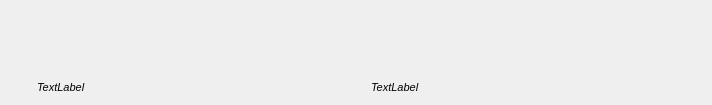
<?xml version="1.0" encoding="UTF-8"?>
<ui version="4.0">
 <class>Item</class>
 <widget class="QWidget" name="Item">
  <property name="geometry">
   <rect>
    <x>0</x>
    <y>0</y>
    <width>712</width>
    <height>105</height>
   </rect>
  </property>
  <property name="minimumSize">
   <size>
    <width>0</width>
    <height>105</height>
   </size>
  </property>
  <property name="windowTitle">
   <string>Form</string>
  </property>
  <layout class="QHBoxLayout" name="horizontalLayout_2">
   <item>
    <layout class="QVBoxLayout" name="verticalLayout">
     <item>
      <widget class="QPushButton" name="buttonUpvote">
       <property name="minimumSize">
        <size>
         <width>20</width>
         <height>20</height>
        </size>
       </property>
       <property name="maximumSize">
        <size>
         <width>20</width>
         <height>20</height>
        </size>
       </property>
       <property name="text">
        <string/>
       </property>
       <property name="icon">
        <iconset>
         <normaloff>upvote.png</normaloff>upvote.png</iconset>
       </property>
       <property name="iconSize">
        <size>
         <width>15</width>
         <height>14</height>
        </size>
       </property>
       <property name="checkable">
        <bool>true</bool>
       </property>
       <property name="autoExclusive">
        <bool>true</bool>
       </property>
       <property name="flat">
        <bool>true</bool>
       </property>
      </widget>
     </item>
     <item>
      <widget class="QLabel" name="labelScore">
       <property name="font">
        <font>
         <pointsize>10</pointsize>
         <weight>75</weight>
         <bold>true</bold>
        </font>
       </property>
       <property name="text">
        <string/>
       </property>
       <property name="alignment">
        <set>Qt::AlignLeading|Qt::AlignLeft|Qt::AlignVCenter</set>
       </property>
      </widget>
     </item>
     <item>
      <widget class="QPushButton" name="buttonDownvote">
       <property name="minimumSize">
        <size>
         <width>20</width>
         <height>20</height>
        </size>
       </property>
       <property name="maximumSize">
        <size>
         <width>20</width>
         <height>20</height>
        </size>
       </property>
       <property name="text">
        <string/>
       </property>
       <property name="icon">
        <iconset>
         <normaloff>downvote.png</normaloff>downvote.png</iconset>
       </property>
       <property name="iconSize">
        <size>
         <width>15</width>
         <height>14</height>
        </size>
       </property>
       <property name="checkable">
        <bool>true</bool>
       </property>
       <property name="autoExclusive">
        <bool>true</bool>
       </property>
       <property name="flat">
        <bool>true</bool>
       </property>
      </widget>
     </item>
     <item>
      <spacer name="verticalSpacer">
       <property name="orientation">
        <enum>Qt::Vertical</enum>
       </property>
       <property name="sizeHint" stdset="0">
        <size>
         <width>20</width>
         <height>40</height>
        </size>
       </property>
      </spacer>
     </item>
    </layout>
   </item>
   <item>
    <layout class="QVBoxLayout" name="verticalLayout_2">
     <item>
      <widget class="QLabel" name="labelTitulo">
       <property name="sizePolicy">
        <sizepolicy hsizetype="Expanding" vsizetype="Expanding">
         <horstretch>0</horstretch>
         <verstretch>0</verstretch>
        </sizepolicy>
       </property>
       <property name="text">
        <string/>
       </property>
       <property name="alignment">
        <set>Qt::AlignLeading|Qt::AlignLeft|Qt::AlignTop</set>
       </property>
       <property name="wordWrap">
        <bool>true</bool>
       </property>
       <property name="margin">
        <number>3</number>
       </property>
      </widget>
     </item>
     <item>
      <layout class="QHBoxLayout" name="horizontalLayout">
       <item>
        <widget class="QLabel" name="labelSubreddit">
         <property name="font">
          <font>
           <pointsize>8</pointsize>
           <italic>true</italic>
          </font>
         </property>
         <property name="text">
          <string>TextLabel</string>
         </property>
        </widget>
       </item>
       <item>
        <widget class="QLabel" name="labelRedditor">
         <property name="font">
          <font>
           <pointsize>8</pointsize>
           <italic>true</italic>
          </font>
         </property>
         <property name="text">
          <string>TextLabel</string>
         </property>
        </widget>
       </item>
      </layout>
     </item>
    </layout>
   </item>
   <item>
    <spacer name="horizontalSpacer_2">
     <property name="orientation">
      <enum>Qt::Horizontal</enum>
     </property>
     <property name="sizeType">
      <enum>QSizePolicy::Fixed</enum>
     </property>
     <property name="sizeHint" stdset="0">
      <size>
       <width>3</width>
       <height>20</height>
      </size>
     </property>
    </spacer>
   </item>
  </layout>
 </widget>
 <resources/>
 <connections/>
</ui>
